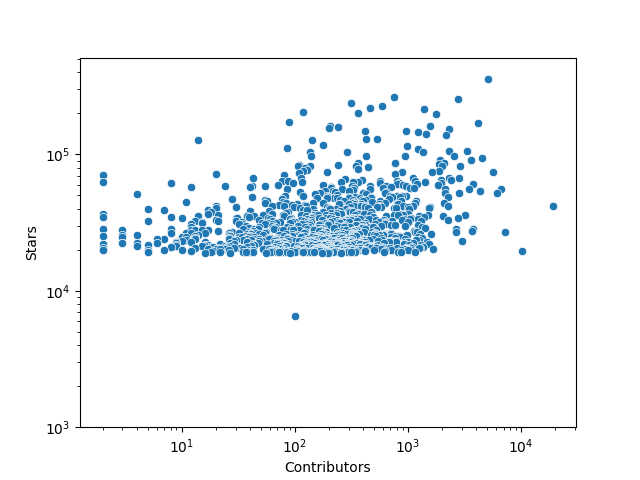

Write Python code to recreate this figure.
import os
import pandas as pd
import seaborn as sns
import matplotlib.pyplot as plt

def main():
    # Basic Seaborn Approach: https://seaborn.pydata.org/tutorial/introduction
    stars_and_contributors = pd.read_csv("../data/datasets/data.csv")

    # This produces a scatterplot
    scatter_plot =  sns.scatterplot(
                    data=stars_and_contributors,
                    x="contributor_count",
                    y="number_of_stars")

    # Changing the Label Titles to Match Approach
    scatter_plot.set(xlabel="Contributors",
                    ylabel="Stars",
                    xscale="log",
                    yscale="log",
                    ylim=1000)

    plt.show()

if __name__ == "__main__":
    main()
